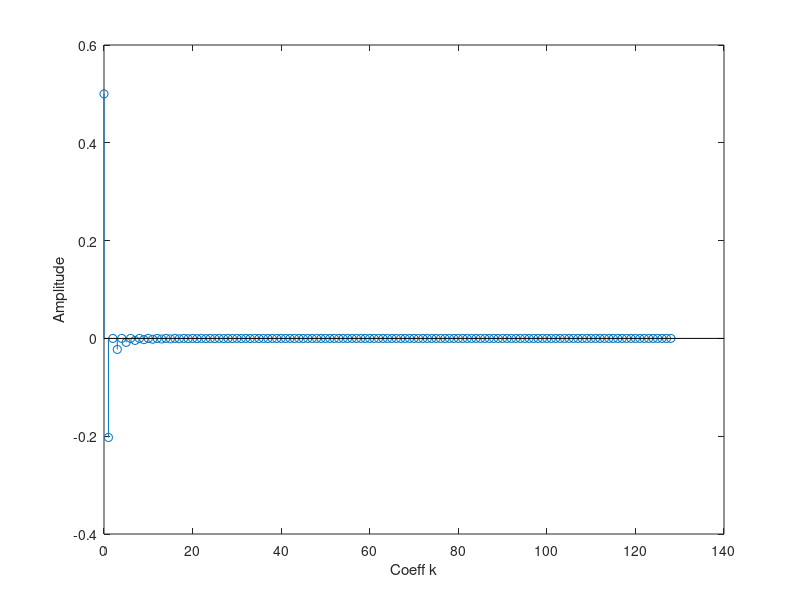
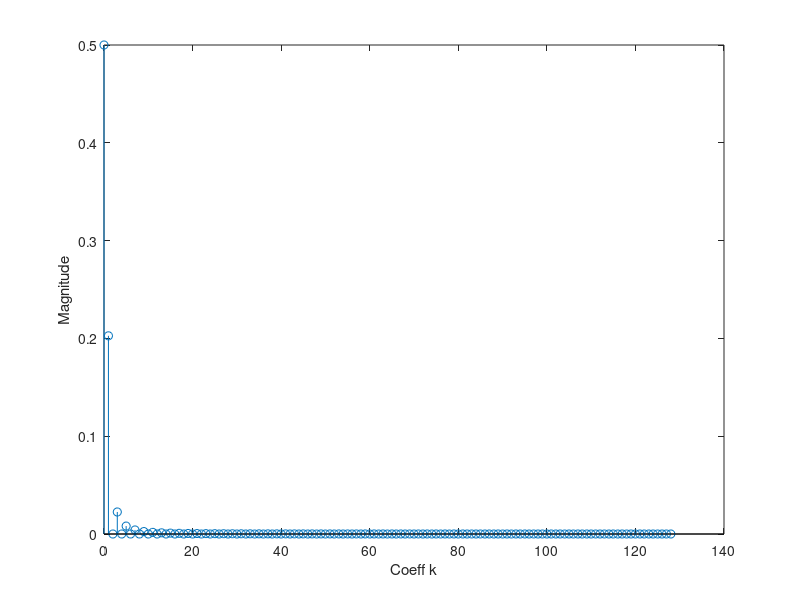
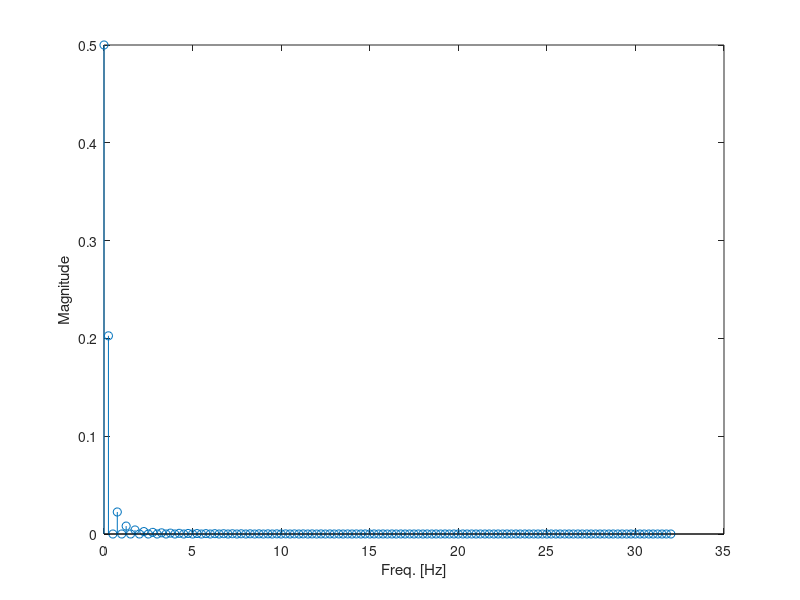

These charts were generated, in order, by the following MATLAB code: (Note: this script raises an error after producing the figures.)
close all
clear all
clc

N=128; % Number of coefficients
T0=4; % The period

ak=zeros(1,N);
for k=1:2:N
    ak(k)=(-2/((k^2)*(pi^2)));
end
ak=[0.5 ak]; % add a0

% Plot the coefficients with the original sign
stem(0:N,ak)
xlabel('Coeff k');
ylabel('Amplitude');

% Plot the absolute values of the coefficients
figure
stem(0:N,abs(ak))
xlabel('Coeff k');
ylabel('Magnitude');

% Plot the absolute values of the coefficients, as well as the calculated k
% order to the frequence
figure
stem((0:N)*(1/T0),abs(ak))
xlabel('Freq. [Hz]');
ylabel('Magnitude');

% Automatic calculation of the coefficients using FFT (triangle wave version)
[a0,a]=fcoeff('triangel',T0,N); 
figure
stem(0:N,abs([a0 a]))
xlabel('Coeff k');
ylabel('Magnitude');

[abs(ak); abs([a0 a])]